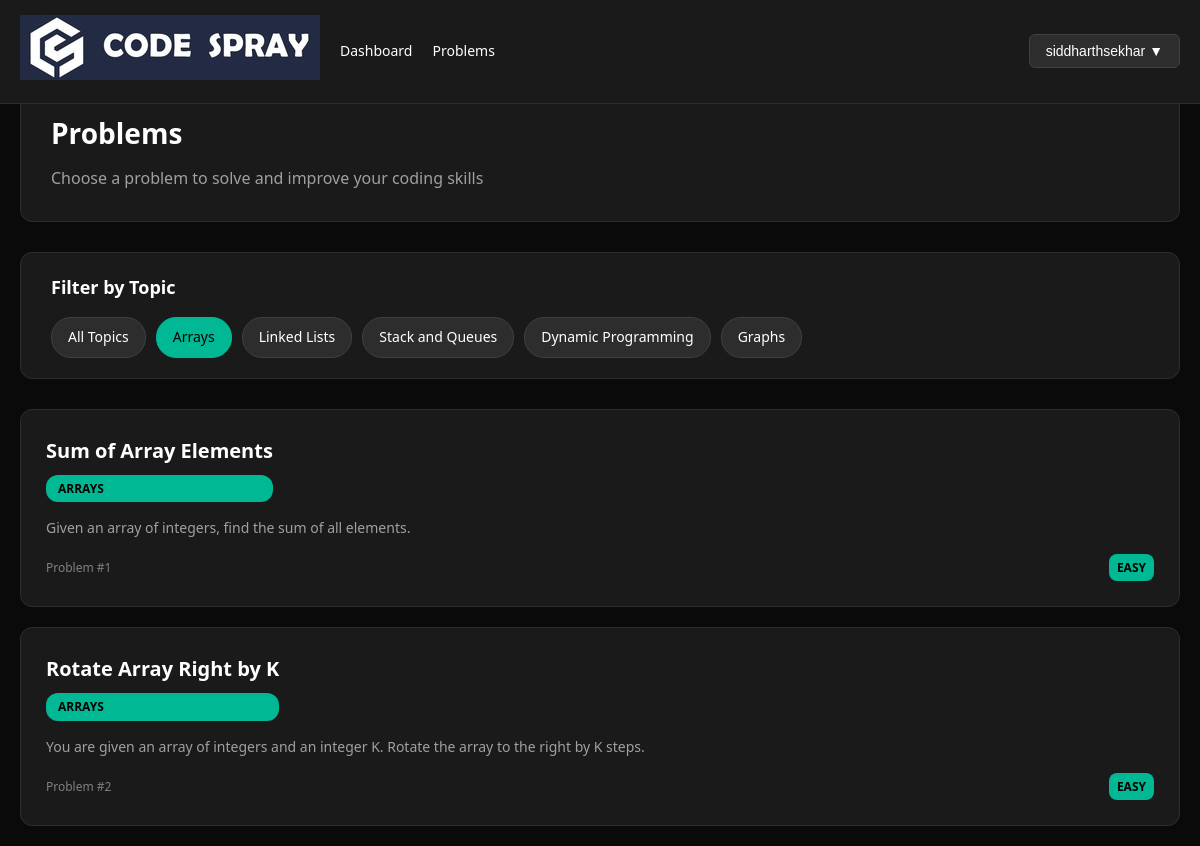
Screenshot of /problems/?topic=Arrays (signed in) with the database file from the repository.
### problems/models.py (models this page shows, shortened)
class Topic(models.Model):
    name = models.CharField(max_length=100)

class Problem(models.Model):
    title = models.CharField(max_length=200)
    description = models.TextField()
    topic = models.ForeignKey(Topic, on_delete=models.CASCADE)
    input_desc = models.TextField(blank=True)
    output_desc = models.TextField(blank=True)
    constraints = models.TextField(blank=True)

### problems/views.py (the view)
# urls.py: path('', views.problem_list, name='problem_list'),
@login_required
@session_valid_required
@never_cache
def problem_list(request):
    topic_filter = request.GET.get('topic')
    topics = Topic.objects.all()
    if topic_filter:
        problems = Problem.objects.filter(topic__name=topic_filter)
    else:
        problems = Problem.objects.all()
    return render(request, 'problems/problem_list.html', {
        'problems': problems,
        'topics': topics,
        'selected_topic': topic_filter
    })

### users/views.py (called while the page is built)
def session_valid_required(view_func):
    @wraps(view_func)
    def _wrapped_view(request, *args, **kwargs):
        if not request.user.is_authenticated:
            return redirect('login_root')
        last_activity = request.session.get('last_activity', 0)
        if time.time() - last_activity > 3600:  # 1 hour
            logout(request)
            request.session.flush()
            return redirect('login_root')  # Use root-level login URL
        request.session['last_activity'] = time.time()
        return view_func(request, *args, **kwargs)
    return _wrapped_view

    def process_request(self, request):
        if request.user.is_authenticated:
            request.session['last_activity'] = time.time()
        return None

    def process_response(self, request, response):
        if request.user.is_authenticated:
            response['Cache-Control'] = 'no-store, no-cache, must-revalidate, max-age=0'
            response['Pragma'] = 'no-cache'
            response['Expires'] = '0'
        return response

### problems/templates/problems/problem_list.html (shortened to what this page needs)
{% extends 'base.html' %}
{% load static %}
{% block content %}
<link rel="stylesheet" href="{% static 'problems/css/problem_list.css' %}">
<div class="fixed-nav">
    <div class="nav-left">
        <div class="logo-section">
            <img src="{% static 'images/FULL-LOGO.jpg' %}" alt="Online Judge Logo" class="nav-logo">
        </div>
        <a href="{% url 'dashboard' %}" class="nav-link">Dashboard</a>
        <a href="{% url 'problem_list' %}" class="nav-link">Problems</a>
    </div>
    <div class="user-dropdown">
        <button class="user-dropdown-btn" onclick="toggleUserDropdown()">
            {{ user.username }} ▼
        </button>
    </div>
</div>
<div class="problem-list-container">
    <div class="problem-list-header">
        <h1 class="header-title">Problems</h1>
        <p class="header-subtitle">Choose a problem to solve and improve your coding skills</p>
    </div>
    <div class="filters-section">
        <h2 class="filter-title">Filter by Topic</h2>
        <div class="topic-filters">
            <a href="{% url 'problem_list' %}" class="topic-filter {% if not selected_topic %}active{% endif %}">
                All Topics
            </a>
            {% for topic in topics %}
                <a href="{% url 'problem_list' %}?topic={{ topic.name }}"
                   class="topic-filter {% if topic.name == selected_topic %}active{% endif %}">
                    {{ topic.name }}
                </a>
            {% endfor %}
        </div>
    </div>
    <div class="problems-grid">
        {% for problem in problems %}
            <a href="{% url 'problem_detail' problem.id %}" class="problem-card">
                <div class="problem-card-header">
                    <div>
                        <h3 class="problem-title">{{ problem.title }}</h3>
                        <div class="problem-topic">{{ problem.topic.name }}</div>
                    </div>
                </div>
                <div class="problem-description">
                    {{ problem.description|truncatewords:30 }}
                </div>
                <div class="problem-meta">
                    <span>Problem #{{ problem.id }}</span>
                    <span class="problem-difficulty difficulty-easy">Easy</span>
                </div>
            </a>
        {% empty %}
            <div class="empty-state">
                <h3>No Problems Found</h3>
                <p>No problems are available for the selected topic. Please try a different filter or check back later.</p>
            </div>
        {% endfor %}
    </div>
</div>
{% endblock %}

### problems/static/problems/css/problem_list.css (style rules this page uses)
* { margin: 0; padding: 0; box-sizing: border-box; }
body { background: #0a0a0a; color: #ffffff; font-family: 'Segoe UI', Tahoma, Geneva, Verdana, sans-serif; line-height: 1.6; }
.fixed-nav { position: fixed; top: 0; left: 0; right: 0; background: #1a1a1a; border-bottom: 1px solid #2d2d2d; padding: 15px 20px; z-index: 1000; display: flex; justify-content: space-between; align-items: center; }
.nav-left { display: flex; align-items: center; gap: 20px; }
.nav-link { color: #ffffff; text-decoration: none; font-size: 14px; font-weight: 500; transition: color 0.3s ease; }
.user-dropdown { position: relative; display: inline-block; }
.user-dropdown-btn { background: #2d2d2d; color: #ffffff; border: 1px solid #404040; padding: 8px 16px; border-radius: 6px; cursor: pointer; font-size: 14px; font-weight: 500; transition: all 0.3s ease; }
.problem-list-container { max-width: 1200px; margin: 0 auto; padding: 20px; padding-top: 80px; }
.problem-list-header { background: #1a1a1a; border-radius: 12px; padding: 30px; margin-bottom: 30px; border: 1px solid #2d2d2d; }
.header-title { font-size: 28px; font-weight: 600; color: #ffffff; margin-bottom: 10px; }
.header-subtitle { color: #a0a0a0; font-size: 16px; }
.filters-section { background: #1a1a1a; border-radius: 12px; padding: 20px 30px; margin-bottom: 30px; border: 1px solid #2d2d2d; }
.filter-title { font-size: 18px; font-weight: 600; color: #ffffff; margin-bottom: 15px; }
.topic-filters { display: flex; gap: 10px; flex-wrap: wrap; }
.topic-filter { background: #2d2d2d; color: #ffffff; border: 1px solid #404040; padding: 8px 16px; border-radius: 20px; text-decoration: none; font-size: 14px; font-weight: 500; transition: all 0.3s ease; }
.topic-filter.active { background: #00b894; color: #000000; border-color: #00b894; }
.problems-grid { display: grid; gap: 20px; }
.problem-card { background: #1a1a1a; border-radius: 12px; padding: 25px; border: 1px solid #2d2d2d; transition: all 0.3s ease; text-decoration: none; color: inherit; }
.problem-card-header { display: flex; justify-content: space-between; align-items: flex-start; margin-bottom: 15px; }
.problem-title { font-size: 20px; font-weight: 600; color: #ffffff; margin-bottom: 8px; }
.problem-topic { background: #00b894; color: #000000; padding: 4px 12px; border-radius: 12px; font-size: 12px; font-weight: 600; text-transform: uppercase; }
.problem-description { color: #a0a0a0; font-size: 14px; line-height: 1.6; margin-bottom: 15px; display: -webkit-box; -webkit-line-clamp: 2; -webkit-box-orient: vertical; overflow: hidden; }
.problem-meta { display: flex; justify-content: space-between; align-items: center; font-size: 12px; color: #808080; }
.problem-difficulty { padding: 4px 8px; border-radius: 8px; font-weight: 600; text-transform: uppercase; }
.difficulty-easy { background: #00b894; color: #000000; }

### templates/base.html (style rules this page uses)
* { margin: 0; padding: 0; box-sizing: border-box; }
body { font-family: 'Segoe UI', Tahoma, Geneva, Verdana, sans-serif; line-height: 1.6; }

### rows the page displays
Topic: name "Arrays"
Topic: name "Linked Lists"
Topic: name "Stack and Queues"
Topic: name "Dynamic Programming"
Topic: name "Graphs"
Problem: title "Sum of Array Elements", topic.name "ARRAYS", description "Given an array of integers, find the sum of all elements.", id "1"
Problem: title "Rotate Array Right by K", topic.name "ARRAYS", description "You are given an array of integers and an integer K. Rotate the array to the right by K steps.", id "2"

### other values shown
{{ user.username }} "siddharthsekhar"
